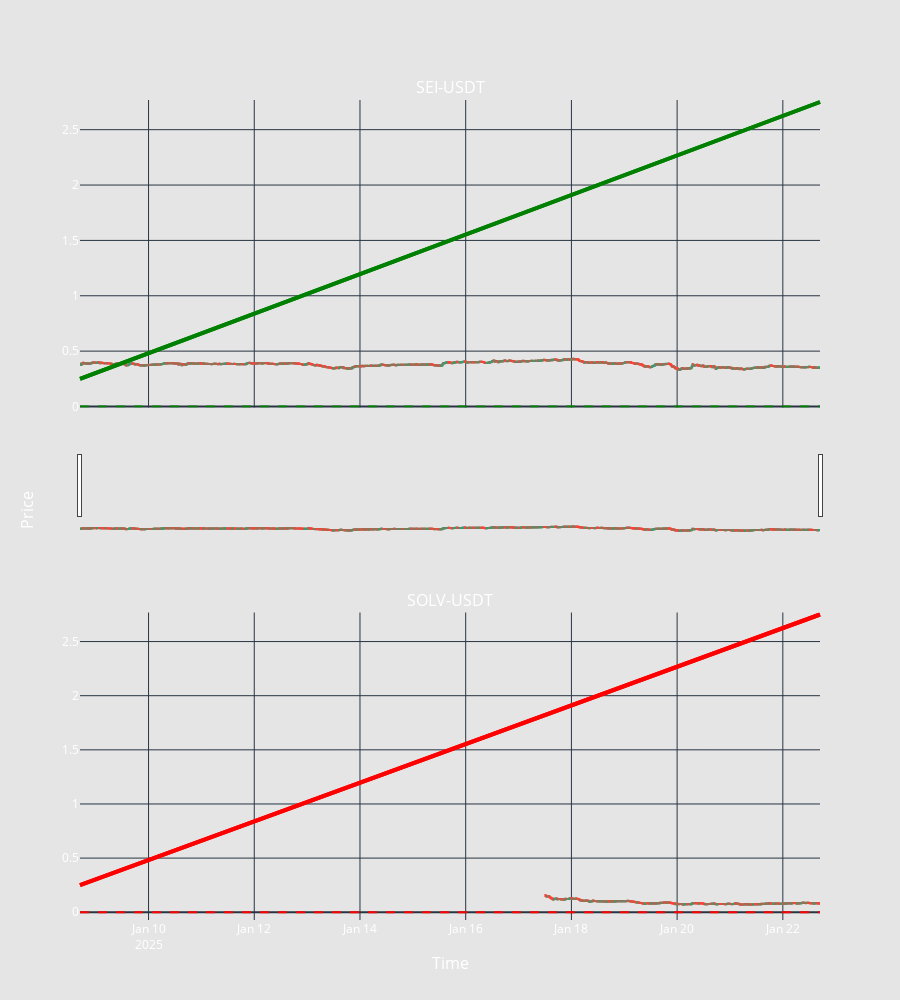

Here is the notebook cell this chart was saved with:
### Code cell
from plotly.subplots import make_subplots
import plotly.graph_objects as go

# Create the figure
fig = make_subplots(
    rows=2,
    cols=1,
    shared_xaxes=True,
    subplot_titles=[controller_config["base_trading_pair"], controller_config["quote_trading_pair"]],
    x_title="Time",
    y_title="Price"
)

# Add base market candlesticks
fig.add_trace(
    go.Candlestick(
        x=base_candles.data.index,
        open=base_candles.data.open,
        high=base_candles.data.high,
        low=base_candles.data.low,
        close=base_candles.data.close
    ),
    row=1, col=1
)

# Add quote market candlesticks
fig.add_trace(
    go.Candlestick(
        x=quote_candles.data.index,
        open=quote_candles.data.open,
        high=quote_candles.data.high,
        low=quote_candles.data.low,
        close=quote_candles.data.close
    ),
    row=2, col=1
)

# Add horizontal lines for the base market
fig.add_hline(
    y=controller_config["grid_config_base"]["start_price"],
    row=1, col=1,
    line=dict(color="green", width=4)  # Double sized
)
fig.add_hline(
    y=controller_config["grid_config_base"]["end_price"],
    row=1, col=1,
    line=dict(color="green", width=4)  # Double sized
)
fig.add_hline(
    y=controller_config["grid_config_base"]["limit_price"],
    row=1, col=1,
    line=dict(color="green", dash="dash")  # Dashed
)

# Add horizontal lines for the quote market
fig.add_hline(
    y=controller_config["grid_config_quote"]["start_price"],
    row=2, col=1,
    line=dict(color="red", width=4)  # Double sized
)
fig.add_hline(
    y=controller_config["grid_config_quote"]["end_price"],
    row=2, col=1,
    line=dict(color="red", width=4)  # Double sized
)
fig.add_hline(
    y=controller_config["grid_config_quote"]["limit_price"],
    row=2, col=1,
    line=dict(color="red", dash="dash")  # Dashed
)

# Update layout
fig.update_layout(
    template="plotly_dark",
    # xaxis_rangeslider_visible=False,  # This controls the rangeslider visibility for x-axis
    xaxis2_rangeslider_visible=False,  # Disable for the second subplot
    plot_bgcolor='rgba(0, 0, 0, 0)',  # Transparent background
    paper_bgcolor='rgba(0, 0, 0, 0.1)',  # Lighter shade for the paper
    font={"color": 'white', "size": 12},  # Consistent font color and size
    height=1000,
    hovermode="x unified",
    showlegend=False
)

# Show the figure
print(f"Coint Value: {extra_info['coint_value']:.3f} || Rate Difference (Base - Quote):  {extra_info['rate_difference']:.5f}% || Base Beta {extra_info['base_beta']:.3f} || Quote Beta: {extra_info['quote_beta']:.3f} || Base Rate: {extra_info['base_rate']} || Quote Rate: {extra_info['quote_rate']}")
fig.show()

### Figure 1 — Plotly figure (JSON) as saved in the notebook; plotly's stock layout.template omitted (floating-point values rounded to 4 significant figures; data arrays with more than 128 entries replaced by an {"elided": "..."} marker saying what was removed)
{"data": [{"close": {"elided": "1344 float values"}, "high": {"elided": "1344 float values"}, "low": {"elided": "1344 float values"}, "open": {"elided": "1344 float values"}, "x": {"elided": "1344 str values"}, "type": "candlestick", "xaxis": "x", "yaxis": "y"}, {"close": {"elided": "499 float values"}, "high": {"elided": "499 float values"}, "low": {"elided": "499 float values"}, "open": {"elided": "499 float values"}, "x": {"elided": "499 str values"}, "type": "candlestick", "xaxis": "x2", "yaxis": "y2"}], "layout": {"xaxis": {"anchor": "y", "domain": [0.0, 1.0], "matches": "x2", "showticklabels": false}, "yaxis": {"anchor": "x", "domain": [0.625, 1.0]}, "xaxis2": {"anchor": "y2", "domain": [0.0, 1.0], "rangeslider": {"visible": false}}, "yaxis2": {"anchor": "x2", "domain": [0.0, 0.375]}, "annotations": [{"font": {"size": 16}, "showarrow": false, "text": "SEI-USDT", "x": 0.5, "xanchor": "center", "xref": "paper", "y": 1.0, "yanchor": "bottom", "yref": "paper"}, {"font": {"size": 16}, "showarrow": false, "text": "SOLV-USDT", "x": 0.5, "xanchor": "center", "xref": "paper", "y": 0.375, "yanchor": "bottom", "yref": "paper"}, {"font": {"size": 16}, "showarrow": false, "text": "Time", "x": 0.5, "xanchor": "center", "xref": "paper", "y": 0, "yanchor": "top", "yref": "paper", "yshift": -30}, {"font": {"size": 16}, "showarrow": false, "text": "Price", "textangle": -90, "x": 0, "xanchor": "right", "xref": "paper", "xshift": -40, "y": 0.5, "yanchor": "middle", "yref": "paper"}], "shapes": [{"line": {"color": "green", "width": 4}, "type": "line", "x0": 0, "x1": 1, "xref": "x domain", "y0": null, "y1": null, "yref": "y"}, {"line": {"color": "green", "width": 4}, "type": "line", "x0": 0, "x1": 1, "xref": "x domain", "y0": null, "y1": null, "yref": "y"}, {"line": {"color": "green", "dash": "dash"}, "type": "line", "x0": 0, "x1": 1, "xref": "x domain", "y0": 0.0, "y1": 0.0, "yref": "y"}, {"line": {"color": "red", "width": 4}, "type": "line", "x0": 0, "x1": 1, "xref": "x2 domain", "y0": null, "y1": null, "yref": "y2"}, {"line": {"color": "red", "width": 4}, "type": "line", "x0": 0, "x1": 1, "xref": "x2 domain", "y0": null, "y1": null, "yref": "y2"}, {"line": {"color": "red", "dash": "dash"}, "type": "line", "x0": 0, "x1": 1, "xref": "x2 domain", "y0": 0.0, "y1": 0.0, "yref": "y2"}], "font": {"color": "white", "size": 12}, "plot_bgcolor": "rgba(0, 0, 0, 0)", "paper_bgcolor": "rgba(0, 0, 0, 0.1)", "height": 1000, "hovermode": "x unified", "showlegend": false}}
